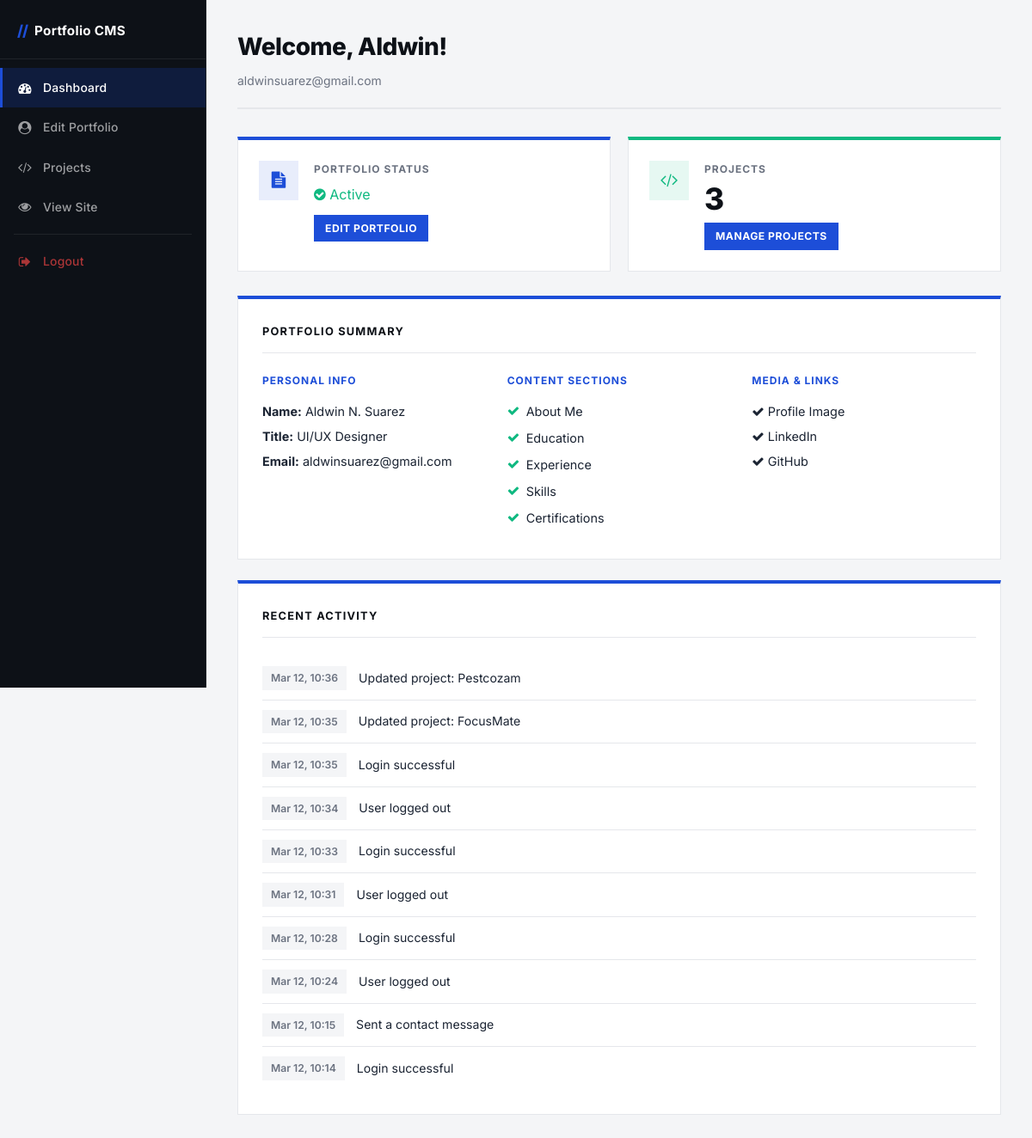
/admin/dashboard.php (signed in), run on the app's committed database.
### tables this page shows
CREATE TABLE `users` (
  `id` int(11) NOT NULL,
  `username` varchar(50) NOT NULL,
  `password` varchar(255) NOT NULL,
  `email` varchar(100) NOT NULL,
  `first_name` varchar(50) NOT NULL,
  `last_name` varchar(50) NOT NULL,
  `phone` varchar(20) DEFAULT NULL,
  `created_at` datetime DEFAULT current_timestamp(),
  `last_login` datetime DEFAULT NULL,
  `is_active` tinyint(1) DEFAULT 1
);

CREATE TABLE `portfolio` (
  `id` int(11) NOT NULL,
  `user_id` int(11) DEFAULT NULL,
  `name` varchar(255) DEFAULT NULL,
  `title` varchar(255) DEFAULT NULL,
  `short_bio` text DEFAULT NULL,
  `email` varchar(255) DEFAULT NULL,
  `phone` varchar(50) DEFAULT NULL,
  `location` varchar(255) DEFAULT NULL,
  `education` text DEFAULT NULL,
  `experience` text DEFAULT NULL,
  `skills` text DEFAULT NULL,
  `profile_image` varchar(255) DEFAULT NULL,
  `cv_link` varchar(255) DEFAULT NULL,
  `linkedin` varchar(255) DEFAULT NULL,
  `github` varchar(255) DEFAULT NULL,
  `about_me` text DEFAULT NULL,
  `contact_section` text DEFAULT NULL,
  `certifications` text DEFAULT NULL,
  `created_at` datetime DEFAULT current_timestamp(),
  `updated_at` datetime DEFAULT current_timestamp() ON UPDATE current_timestamp()
);

CREATE TABLE `activity_log` (
  `id` int(11) NOT NULL,
  `user_id` int(11) DEFAULT NULL,
  `action` varchar(255) NOT NULL,
  `ip_address` varchar(50) DEFAULT NULL,
  `user_agent` varchar(255) DEFAULT NULL,
  `timestamp` datetime DEFAULT current_timestamp()
);

### admin/dashboard.php (the view, shortened to what this page needs)
<?php
require_once '../includes/db_connection.php';
$userId = $_SESSION['user_id'];
$userStmt = $conn->prepare("SELECT username, first_name, last_name, email FROM users WHERE id = ?");
$userStmt->bind_param("i", $userId);
$userStmt->execute();
$userData = $userStmt->get_result()->fetch_assoc();
$portfolioStmt = $conn->prepare("SELECT * FROM portfolio WHERE user_id = ?");
$portfolioStmt->bind_param("i", $userId);
$portfolioStmt->execute();
$portfolioResult = $portfolioStmt->get_result();
$hasPortfolio = $portfolioResult->num_rows > 0;
$portfolio = $hasPortfolio ? $portfolioResult->fetch_assoc() : null;
$activityStmt = $conn->prepare("SELECT * FROM activity_log WHERE user_id = ? ORDER BY timestamp DESC LIMIT 10");
$activityStmt->bind_param("i", $userId);
$activityStmt->execute();
$activityResult = $activityStmt->get_result();
$conn->query("CREATE TABLE IF NOT EXISTS `projects` (
    `id` INT AUTO_INCREMENT PRIMARY KEY,
    `user_id` INT NOT NULL,
    `title` VARCHAR(200) NOT NULL,
    `description` TEXT,
    `tech_stack` VARCHAR(500),
    `project_url` VARCHAR(500),
    `github_url` VARCHAR(500),
    `image` VARCHAR(500),
    `sort_order` INT DEFAULT 0,
    `created_at` TIMESTAMP DEFAULT CURRENT_TIMESTAMP
) ENGINE=InnoDB DEFAULT CHARSET=utf8mb4");
$projectCountStmt = $conn->prepare("SELECT COUNT(*) as cnt FROM projects WHERE user_id = ?");
$projectCountStmt->bind_param("i", $userId);
$projectCountStmt->execute();
$projectCount = $projectCountStmt->get_result()->fetch_assoc()['cnt'] ?? 0;
?>
<!DOCTYPE html>
<html lang="en">
<head>
    <link rel="stylesheet" href="../css/admin.css">
    <link rel="stylesheet" href="https://cdnjs.cloudflare.com/ajax/libs/font-awesome/4.7.0/css/font-awesome.min.css">
</head>
<body>
    <div class="admin-container">
        <aside class="sidebar">
            <div class="sidebar-header">
                <a href="dashboard.php" class="sidebar-logo">
                    <span class="logo-geo">//</span>
                    <span class="logo-text">Portfolio CMS</span>
                </a>
            </div>
            <ul class="sidebar-menu">
                <li class="active">
                    <a href="dashboard.php"><i class="fa fa-dashboard"></i><span>Dashboard</span></a>
                </li>
                <li>
                    <a href="edit_portfolio.php"><i class="fa fa-user-circle"></i><span><?php echo $hasPortfolio ? 'Edit Portfolio' : 'Create Portfolio'; ?></span></a>
                </li>
                <li>
                    <a href="projects.php"><i class="fa fa-code"></i><span>Projects</span></a>
                </li>
                <li>
                    <a href="../index.php" target="_blank"><i class="fa fa-eye"></i><span>View Site</span></a>
                </li>
                <li class="sidebar-divider"></li>
                <li class="logout-item">
                    <a href="../logout.php"><i class="fa fa-sign-out"></i><span>Logout</span></a>
                </li>
            </ul>
        </aside>
        <main class="content">
            <header class="content-header">
                <h1>Welcome, <?php echo htmlspecialchars($userData['first_name']); ?>!</h1>
                <div class="user-info">
                    <span><?php echo htmlspecialchars($userData['email']); ?></span>
                </div>
            </header>
            <div class="dashboard-overview">
                <div class="overview-card">
                    <div class="card-icon"><i class="fa fa-file-text"></i></div>
                    <div class="overview-content">
                        <h3>Portfolio Status</h3>
                        <?php if ($hasPortfolio): ?>
                            <p class="success" style="margin-bottom:10px;"><i class="fa fa-check-circle"></i> Active</p>
                            <a href="edit_portfolio.php" class="btn-small">Edit Portfolio</a>
                        <?php else: ?>
                            <p class="warning" style="margin-bottom:10px;"><i class="fa fa-exclamation-circle"></i> Not set up yet</p>
                            <a href="edit_portfolio.php" class="btn-small">Create Portfolio</a>
                        <?php endif; ?>
                    </div>
                </div>
                <div class="overview-card">
                    <div class="card-icon"><i class="fa fa-code"></i></div>
                    <div class="overview-content">
                        <h3>Projects</h3>
                        <div class="stat-number"><?php echo $projectCount; ?></div>
                        <a href="projects.php" class="btn-small">Manage Projects</a>
                    </div>
                </div>
            </div>
            <?php if ($hasPortfolio): ?>
            <div class="dashboard-section">
                <h2>Portfolio Summary</h2>
                <div class="portfolio-summary">
                    <div class="summary-item">
                        <h3>Personal Info</h3>
                        <p><strong>Name:</strong> <?php echo htmlspecialchars($portfolio['name']); ?></p>
                        <p><strong>Title:</strong> <?php echo htmlspecialchars($portfolio['title']); ?></p>
                        <p><strong>Email:</strong> <?php echo htmlspecialchars($portfolio['email']); ?></p>
                    </div>
                    <div class="summary-item">
                        <h3>Content Sections</h3>
                        <ul class="content-checklist">
                            <li class="<?php echo !empty($portfolio['about_me']) ? 'complete' : 'incomplete'; ?>">
                                About Me
                            </li>
                            <li class="<?php echo !empty($portfolio['education']) ? 'complete' : 'incomplete'; ?>">
                                Education
                            </li>
                            <li class="<?php echo !empty($portfolio['experience']) ? 'complete' : 'incomplete'; ?>">
                                Experience
                            </li>
                            <li class="<?php echo !empty($portfolio['skills']) ? 'complete' : 'incomplete'; ?>">
                                Skills
                            </li>
                            <li class="<?php echo !empty($portfolio['certifications']) ? 'complete' : 'incomplete'; ?>">
                                Certifications
                            </li>
                        </ul>
                    </div>
                    <div class="summary-item">
                        <h3>Media & Links</h3>
                        <p class="<?php echo !empty($portfolio['profile_image']) ? 'complete' : 'incomplete'; ?>">
                            <i class="fa fa-<?php echo !empty($portfolio['profile_image']) ? 'check' : 'times'; ?>"></i> Profile Image
                        </p>
                        <p class="<?php echo !empty($portfolio['linkedin']) ? 'complete' : 'incomplete'; ?>">
                            <i class="fa fa-<?php echo !empty($portfolio['linkedin']) ? 'check' : 'times'; ?>"></i> LinkedIn
                        </p>
                        <p class="<?php echo !empty($portfolio['github']) ? 'complete' : 'incomplete'; ?>">
                            <i class="fa fa-<?php echo !empty($portfolio['github']) ? 'check' : 'times'; ?>"></i> GitHub
                        </p>
                    </div>
                </div>
            </div>
            <?php endif; ?>
            <div class="dashboard-section">
                <h2>Recent Activity</h2>
                <div class="activity-log">
                    <?php if ($activityResult->num_rows > 0): ?>
                        <ul>
                            <?php while ($log = $activityResult->fetch_assoc()): ?>
                                <li>
                                    <span class="activity-time"><?php echo date('M d, H:i', strtotime($log['timestamp'])); ?></span>
                                    <span class="activity-action"><?php echo htmlspecialchars($log['action']); ?></span>
                                </li>
                            <?php endwhile; ?>
                        </ul>
                    <?php else: ?>
                        <p>No recent activity.</p>
                    <?php endif; ?>
                </div>
            </div>
        </main>
    </div>
</body>
</html>

### data on the page
users: first_name "Aldwin", email "aldwinsuarez@gmail.com"
portfolio: name "Aldwin N. Suarez", title "UI/UX Designer", email "aldwinsuarez@gmail.com"
activity_log: timestamp "Mar 12, 10:36", action "Updated project: Pestcozam"
activity_log: timestamp "Mar 12, 10:35", action "Updated project: FocusMate"
activity_log: timestamp "Mar 12, 10:35", action "Login successful"
activity_log: timestamp "Mar 12, 10:34", action "User logged out"
activity_log: timestamp "Mar 12, 10:33", action "Login successful"
activity_log: timestamp "Mar 12, 10:31", action "User logged out"
activity_log: timestamp "Mar 12, 10:28", action "Login successful"
activity_log: timestamp "Mar 12, 10:24", action "User logged out"
activity_log: timestamp "Mar 12, 10:15", action "Sent a contact message"
activity_log: timestamp "Mar 12, 10:14", action "Login successful"

### other printed values
$projectCount "3"
